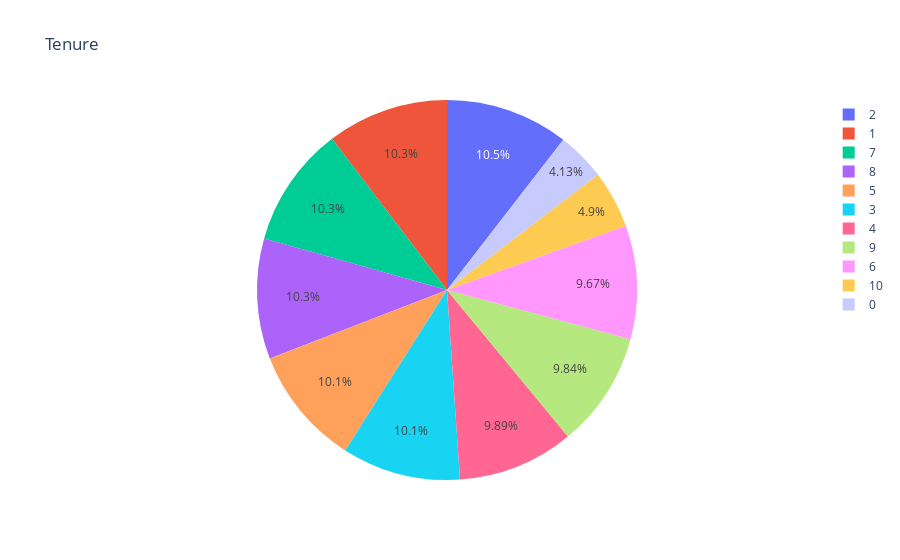
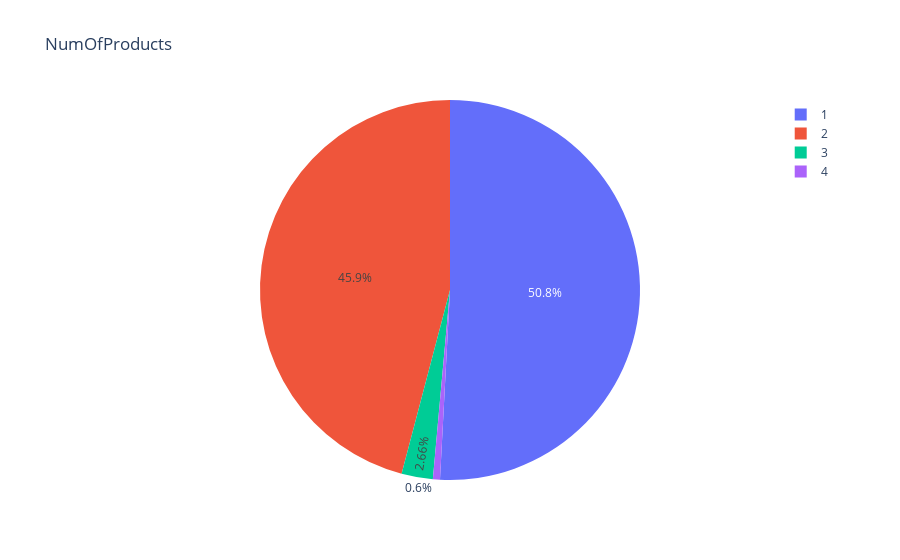
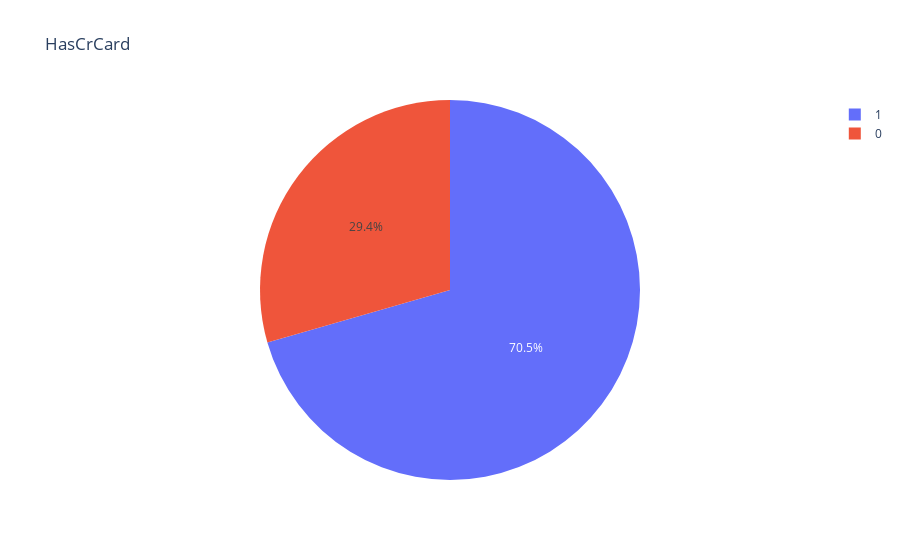
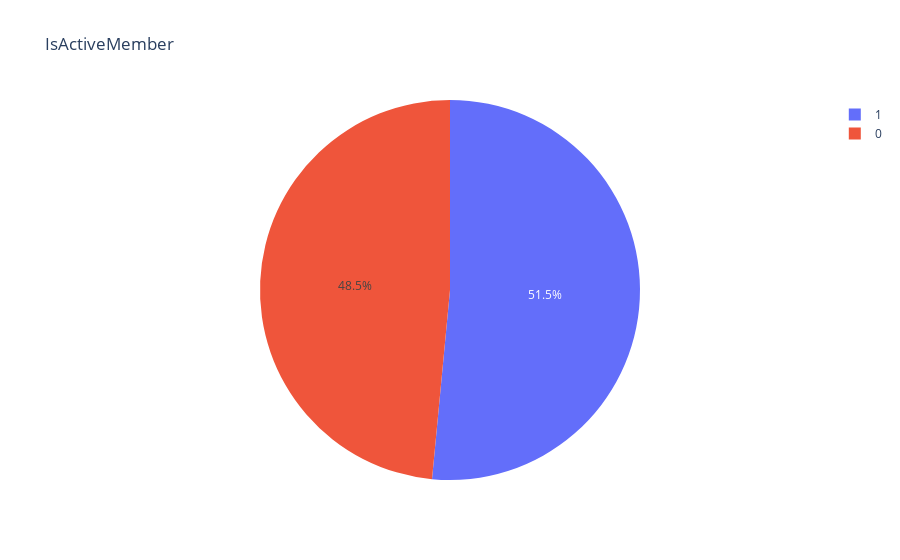

Notebook code for these charts, in order:
### Code cell
for column in ordinal_cat_cols:

    # cat_order = list(set(df[column]))
    # cat_order.sort()
    # cat_order = map(str, cat_order)

    fig = px.pie(df[[column]].value_counts().reset_index(name='count').sort_values(column, ignore_index=True), 
                 values='count', names=column, title=column)
    # fig.update_layout(legend_traceorder='normal')
    fig.show()

### Figure 1 — Plotly figure (JSON) as saved in the notebook; plotly's stock layout.template omitted (floating-point values rounded to 4 significant figures)
{"data": [{"domain": {"x": [0, 1], "y": [0, 1]}, "hovertemplate": "Tenure=%{label}<br>count=%{value}<extra></extra>", "labels": [0, 1, 2, 3, 4, 5, 6, 7, 8, 9, 10], "legendgroup": "", "name": "", "showlegend": true, "type": "pie", "values": [413, 1035, 1048, 1009, 989, 1012, 967, 1028, 1025, 984, 490]}], "layout": {"legend": {"tracegroupgap": 0}, "title": {"text": "Tenure"}}}

### Figure 2 — Plotly figure (JSON) as saved in the notebook; plotly's stock layout.template omitted (floating-point values rounded to 4 significant figures)
{"data": [{"domain": {"x": [0, 1], "y": [0, 1]}, "hovertemplate": "NumOfProducts=%{label}<br>count=%{value}<extra></extra>", "labels": [1, 2, 3, 4], "legendgroup": "", "name": "", "showlegend": true, "type": "pie", "values": [5084, 4590, 266, 60]}], "layout": {"legend": {"tracegroupgap": 0}, "title": {"text": "NumOfProducts"}}}

### Figure 3 — Plotly figure (JSON) as saved in the notebook; plotly's stock layout.template omitted (floating-point values rounded to 4 significant figures)
{"data": [{"domain": {"x": [0, 1], "y": [0, 1]}, "hovertemplate": "HasCrCard=%{label}<br>count=%{value}<extra></extra>", "labels": [0, 1], "legendgroup": "", "name": "", "showlegend": true, "type": "pie", "values": [2945, 7055]}], "layout": {"legend": {"tracegroupgap": 0}, "title": {"text": "HasCrCard"}}}

### Figure 4 — Plotly figure (JSON) as saved in the notebook; plotly's stock layout.template omitted (floating-point values rounded to 4 significant figures)
{"data": [{"domain": {"x": [0, 1], "y": [0, 1]}, "hovertemplate": "IsActiveMember=%{label}<br>count=%{value}<extra></extra>", "labels": [0, 1], "legendgroup": "", "name": "", "showlegend": true, "type": "pie", "values": [4849, 5151]}], "layout": {"legend": {"tracegroupgap": 0}, "title": {"text": "IsActiveMember"}}}
